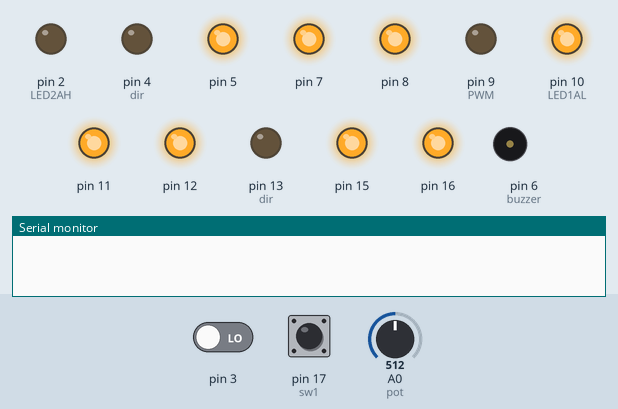
Bench run of a sketch on a simulated Arduino Uno, built with avr-gcc and run on an emulated ATmega328P. Parts: output pins drawn as LEDs (lit = HIGH), buzzer (waves = sounding, pin HIGH), the last lines printed to the serial monitor. Inputs (shaded band) come from the test bench; at power-on: pin 17 (sw1) HIGH, pin 3 LOW, A0 (pot) = 512.

Above: at 1.2 s.
1.3 s: pin 17 (sw1) pulled LOW for 0.15 s
At 1.8 s:
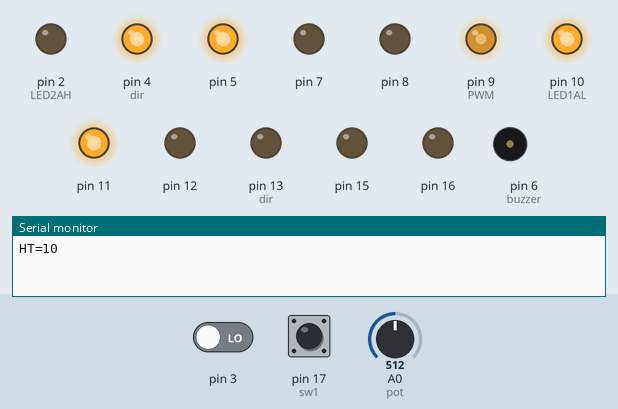
At 11.8 s:
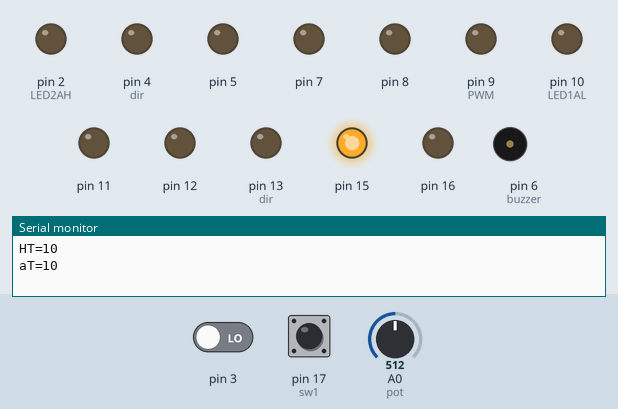
Timing chart, 0 to 22.8 s (numbered marks = the images above; inputs shaded):
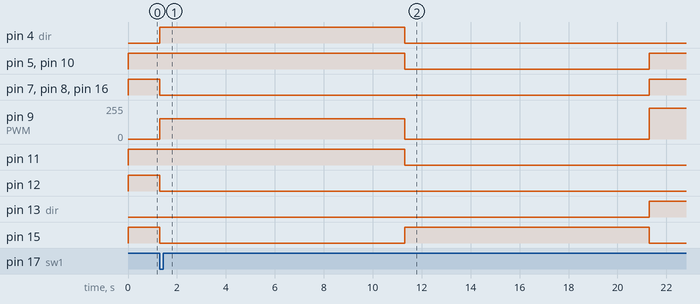

Measured:
- after the input at 1.3 s, pin 4 (dir): LOW → HIGH at once, → LOW 10.0 s later; pin 5, pin 10 (LED1AL): HIGH → LOW after 10.0 s, → HIGH 10.0 s later; pin 7, pin 8, pin 16: HIGH → LOW at once, → HIGH 20.0 s later; pin 9 (PWM): 0/255 → 153/255 at once, → 0/255 10.0 s later, → 230/255 10.0 s later; pin 11: HIGH → LOW after 10.0 s

The sketch:

SEA2.ino
```cpp
void setup() {
  // put your setup code here, to run once:
pinMode(5,OUTPUT);//a
pinMode(7,OUTPUT);//b
pinMode(8,OUTPUT);//c
pinMode(11,OUTPUT);//d
pinMode(12,OUTPUT);//e
pinMode(15,OUTPUT);//f
pinMode(16,OUTPUT);//g

pinMode(2,OUTPUT);//LED2AH
pinMode(10,OUTPUT);//LED1AL

pinMode(9,OUTPUT);//PWM
pinMode(4,OUTPUT);//dir
pinMode(13,OUTPUT);//dir
setPwmFrequency(9,8); //Divisor by 8


attachInterrupt(digitalPinToInterrupt(3), blink, RISING);//sw2
pinMode(17,INPUT);//sw1

pinMode(6,OUTPUT);//buzzer

pinMode(A0,INPUT);//pot
Serial.begin(9600);

}


int T;
bool sw1;
void loop() {
  sw1 = digitalRead(17);
  int data = analogRead(A0);
  //Serial.print("Read:");
  //Serial.print(data);
  if(data>500)
  {
    T = 10*1000;
    //Serial.print("T=");
    //Serial.println(T/1000);
  }
  else
  {
    T = 5*1000;
    //Serial.print("T=");
    //Serial.println(T/1000);
  }

    if(sw1 == LOW)
  {
   int x[4][12]={{1,0,0,0,0,1,1,0,0,1,0,0},
                 {0,0,0,0,0,1,0,0,0,1,1,0},
                 {1,0,1,1,0,1,0,0,0,1,0,1},
                 {1,0,1,0,0,1,0,0,0,1,1,0}};

  for (int row = 0; row<4; row++)
  {

    for (int pin = 5; pin<17; pin++)
    {
       digitalWrite(pin,x[row][pin-5]);
    }if(row == 0)
    {
      Serial.print("H");
      digitalWrite(4,HIGH);
      digitalWrite(13,LOW);
      analogWrite(9, 153);
      Serial.print("T=");
      Serial.println(T/1000);
    }
    else if(row == 1)
    {
      Serial.print("a");
      digitalWrite(4,LOW);
      digitalWrite(13,LOW);
      analogWrite(9, 0);
      digitalWrite(10,LOW);
      Serial.print("T=");
      Serial.println(T/1000);
    }
    else if(row == 2)
    {
      Serial.print("L");
      digitalWrite(4,LOW);
      digitalWrite(13,HIGH);
      analogWrite(9, 230);
      Serial.print("T=");
      Serial.println(T/1000);
    }
    else if(row == 3)
    {
      Serial.print("0");
      Serial.print("T=");
      Serial.println(T/1000);
      analogWrite(9, 0);
      digitalWrite(2,HIGH);
    }

    delay(T);
  }

  digitalWrite(2,LOW);
  }
   else
  {
    int x[12]={1,0,1,1,0,1,1,1,0,1,1,1};
    for (int pin = 5; pin<17; pin++)
    {
       digitalWrite(pin,x[pin-5]);
    }

  }
}

void blink(){
  digitalWrite(6,HIGH);
   delay(1000);
   digitalWrite(6,LOW);
   delay(1000);
}

void setPwmFrequency(int pin, int divisor) {
  byte mode;
  if(pin == 5 || pin == 6 || pin == 9 || pin == 10) {
    switch(divisor) {
      case 1: mode = 0x01; break;
      case 8: mode = 0x02; break;
      case 64: mode = 0x03; break;
      case 256: mode = 0x04; break;
      case 1024: mode = 0x05; break;
      default: return;
    }
    if(pin == 5 || pin == 6) {
      TCCR0B = TCCR0B & 0b11111000 | mode;
    } else {
      TCCR1B = TCCR1B & 0b11111000 | mode;
    }
  } else if(pin == 3 || pin == 11) {
    switch(divisor) {
      case 1: mode = 0x01; break;
      case 8: mode = 0x02; break;
      case 32: mode = 0x03; break;
      case 64: mode = 0x04; break;
      case 128: mode = 0x05; break;
      case 256: mode = 0x06; break;
      case 1024: mode = 0x07; break;
      default: return;
    }
    TCCR2B = TCCR2B & 0b11111000 | mode;
  }
}
```
